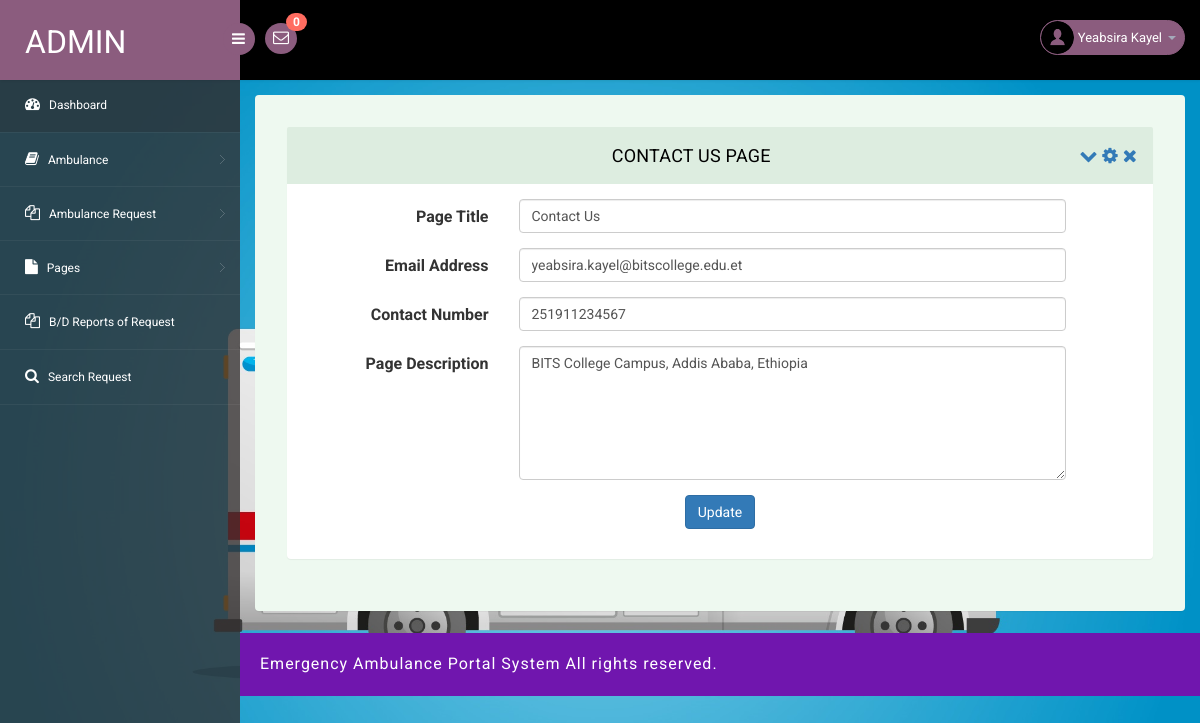
The app's page /eahp/admin/contact-us.php (signed in) with its own data.
### tables this page shows
CREATE TABLE `tblpage` (
  `ID` int(10) NOT NULL,
  `PageType` varchar(200) DEFAULT NULL,
  `PageTitle` varchar(200) DEFAULT NULL,
  `PageDescription` mediumtext DEFAULT NULL,
  `Email` varchar(200) DEFAULT NULL,
  `MobileNumber` bigint(10) DEFAULT NULL,
  `UpdationDate` timestamp NULL DEFAULT NULL ON UPDATE current_timestamp()
);

### eahp/admin/contact-us.php (the view, shortened to what this page needs)
<?php
include('includes/dbconnection.php');
if (strlen($_SESSION['eahpaid']==0)) {
 header('location:logout.php');
  } else{
  ?>
<!DOCTYPE html>
<head>
<link rel="stylesheet" href="css/bootstrap.min.css" >
<link href="css/style.css" rel='stylesheet' type='text/css' />
<link href="css/style-responsive.css" rel="stylesheet"/>
<link rel="stylesheet" href="css/font.css" type="text/css"/>
<link href="css/font-awesome.css" rel="stylesheet">
</head>
<body>
<section id="container">
<?php include_once('includes/header.php');?>
<?php include_once('includes/sidebar.php');?>
<section id="main-content">
	<section class="wrapper">
		<div class="form-w3layouts">
            <div class="row">
                <div class="col-lg-12">
                    <section class="panel">
                        <header class="panel-heading">
                            Contact Us Page
                            <span class="tools pull-right">
                                <a class="fa fa-chevron-down" href="javascript:;"></a>
                                <a class="fa fa-cog" href="javascript:;"></a>
                                <a class="fa fa-times" href="javascript:;"></a>
                             </span>
                        </header>
                        <div class="panel-body">
                            <div class="form">
                                <form class="cmxform form-horizontal " method="post" action="">
                                    <?php
$ret=mysqli_query($con,"select * from  tblpage where PageType='contactus'");
while ($row=mysqli_fetch_array($ret)) {
?>
                                    <div class="form-group ">
                                        <label for="adminname" class="control-label col-lg-3">Page Title</label>
                                        <div class="col-lg-8">
                                            <input class=" form-control" id="pagetitle" name="pagetitle" type="text" required="true" value="<?php  echo $row['PageTitle'];?>">
                                        </div>
                                    </div>
                                    <div class="form-group">
                                   <label for="adminname" class="control-label col-lg-3">Email Address</label>
                                    <div class="col-sm-8">
                                        <input type="email" name="email" id="email" value="<?php  echo $row['Email'];?>" class="form-control" required='true'>
                                    </div>
                                </div>
                                 <div class="form-group">
                                   <label for="adminname" class="control-label col-lg-3">Contact Number</label>
                                    <div class="col-sm-8">
                                       <input type="text" name="mobnum" id="mobnum" value="<?php  echo $row['MobileNumber'];?>" class="form-control" required='true' maxlength="10" pattern='[0-9]+'>
                                    </div>
                                </div>
                                    <div class="form-group">
                                        <label for="adminname" class="control-label col-lg-3">Page Description
                                        </label>
                                        <div class="col-lg-8">
                                            <textarea class=" form-control" id="pagedes" rows="6" name="pagedes" type="text" required="true" value=""><?php  echo $row['PageDescription'];?></textarea>
                                        </div>
                                    </div>
                                    <?php } ?>
                                    <div class="form-group">
                                        <div class="col-lg-offset-3 col-lg-6">
                                          <p style="text-align: center;"> <button class="btn btn-primary" type="submit" name="submit">Update</button></p>
                                        </div>
                                    </div>
                                </form>
                            </div>
                        </div>
                    </section>
                </div>
            </div>
        </div>
</section>
		  <?php include_once('includes/footer.php');?>
</section>
</section>
</body>
</html>
<?php }  ?>

### eahp/admin/includes/header.php (shortened to what this page needs)
<?php
include('includes/dbconnection.php');
?>
<header class="header fixed-top clearfix">
<div class="brand">
    <a href="dashboard.php" class="logo">
        Admin
    </a>
    <div class="sidebar-toggle-box">
        <div class="fa fa-bars"></div>
    </div>
</div>
<div class="nav notify-row" id="top_menu">
    <ul class="nav top-menu">
<?php
$ret1=mysqli_query($con,"select * from tblambulancehiring
 where   (tblambulancehiring.Status is null || tblambulancehiring.Status='')");
$num=mysqli_num_rows($ret1);
?>
        <li id="header_inbox_bar" class="dropdown">
            <a data-toggle="dropdown" class="dropdown-toggle" href="#">
                <i class="fa fa-envelope-o"></i>
                <span class="badge bg-important"><?php echo $num;?></span>
            </a>
        </li>
    </ul>
</div>
<div class="top-nav clearfix">
    <ul class="nav pull-right top-menu">
        <li class="dropdown">
            <a data-toggle="dropdown" class="dropdown-toggle" href="#">
                <?php
$adid=$_SESSION['eahpaid'];
$ret=mysqli_query($con,"select AdminName from tbladmin where ID='$adid'");
$row=mysqli_fetch_array($ret);
$name=$row['AdminName'];
?>
                <img alt="" src="images/2.png">
                <span class="username"><?php echo $name; ?></span>
                <b class="caret"></b>
            </a>
        </li>
    </ul>
</div>
</header>

### eahp/admin/css/style.css (style rules this page uses)
ul, ol { margin: 0; }
p { margin: 0; }
html, body { font-family: 'Roboto', sans-serif; font-size: 100%; overflow-x: hidden; background: url(../images/bg.jpg) no-repeat 0px 0px; background-size:cover; }
body a { transition: 0.5s all ease; -webkit-transition: 0.5s all ease; -moz-transition: 0.5s all ease; -o-transition: 0.5s all ease; -ms-transition: 0.5s all ease; text-decoration:none; }
p { margin:0; }
ul,label { margin:0; padding:0; }
#main-content { margin-left:240px; -webkit-transition:all .3s ease-in-out; -moz-transition:all .3s ease-in-out; -o-transition:all .3s ease-in-out; transition:all .3s ease-in-out; }
.header { left:0; right:0; z-index:1002; background:#000; -webkit-transition:all .3s ease-in-out; -moz-transition:all .3s ease-in-out; -o-transition:all .3s ease-in-out; transition:all .3s ease-in-out; }
.fixed-top { position:fixed; box-shadow:1px 0 3px rgba(0,0,0,.15); }
.wrapper { display:inline-block; margin-top:80px; padding:15px; width:100%; }
.brand { background:#8b5c7e; float:left; width:240px; height:80px; position:relative; }
a.logo { font-size:32px; color:#fff; float:left; margin:20px 0 0 25px; text-transform:uppercase; }
#top_menu .nav>li,ul.top-menu>li { float:left; }
.notify-row { float:left; margin-top:23px; margin-left:25px; }
ul.top-menu { margin-right:15px; margin-top: 0; }
ul.top-menu > li > a { color: #fff; font-size: 16px; background: #8b5c7e; padding: 4px 8px; margin-right: 15px; border-radius: 50%; -webkit-border-radius: 50%; padding-right: 8px !important; }
.notify-row .badge { position:absolute; right:-10px; top:-10px; z-index:100; }
.top-nav { margin-top:20px; }
.top-nav img { border-radius:50%; -webkit-border-radius:50%; width:33px; }
.top-nav .username { font-size:13px; color:#fff; }
.top-nav ul.top-menu>li>a { border-radius: 100px; -webkit-border-radius: 100px; padding: 0px; background: none; margin-right: 0; border: 1px solid #8b5c7e; background: #8b5c7e; }
.top-nav ul.top-menu>li { margin-left:10px; }
.top-nav .nav .caret { border-bottom-color:#A4AABA; border-top-color:#A4AABA; }
.sidebar-toggle-box { float:left; margin-top:23px; margin-left:-15px; background:#8b5c7e; border-radius:50%; -webkit-border-radius:50%; width:32px; height:32px; position:absolute; right:-15px; }
.sidebar-toggle-box .fa-bars { cursor:pointer; display:inline-block; font-size:15px; padding:8px 8px 8px 9px; color:#fff; }
.panel-heading { position: relative; height: 57px; line-height: 57px; letter-spacing: 0.2px; color: #000; font-size: 18px; font-weight: 400; padding: 0 16px; background:#ddede0; border-top-right-radius: 2px; border-top-left-radius: 2px; text-transform: uppercase; text-align: center; }
.panel { border: none ! important; }
.form-w3layouts { background: #eef9f0; padding: 2em; border-radius: 4px; -webkit-box-shadow: 0 1px 1px rgba(0,0,0,.05); box-shadow: 0 1px 1px rgba(0,0,0,.05); }
.badge.bg-important { background: #ff6c60; }

### records on screen
tblpage: pagetitle "Contact Us", email "yeabsira.kayel@bitscollege.edu.et", mobnum "251911234567", pagedes "BITS College Campus, Addis Ababa, Ethiopia"

### other values on screen
$num "0"
$name "Yeabsira Kayel"
